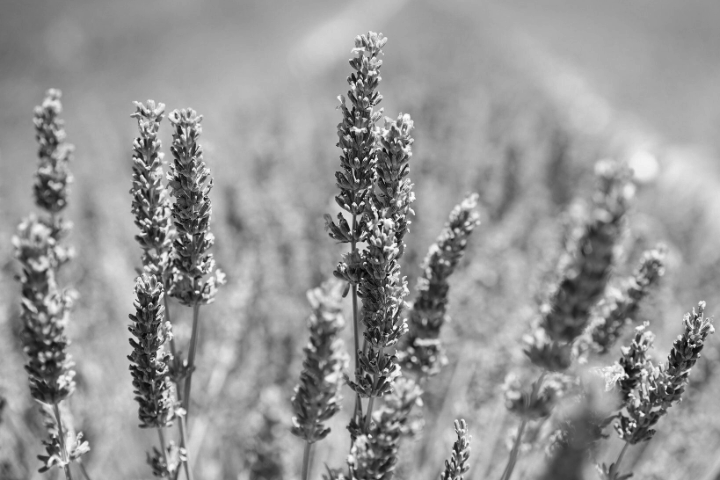
#> input picture Assignment/images/lavender.png, 720 x 480 px
$ python a.py
#> lines starting #> are read from the running program, lines starting #| are printed output that depends on the picture
import cv2
import numpy as np
from skimage.io import imread, imsave, imshow, show, imshow_collection, imread_collection
import matplotlib.pyplot as plt

def D(im):
    '''
    Returns array of distances from center of frequency rectangle to point (x, y)
    '''
    u = np.arange(im.shape[0])
    v = np.arange(im.shape[1])

    idx = np.where(u>len(u)/2)
    idy = np.where(v>len(v)/2)
    u[idx] = u[idx]-len(u)
    v[idy] = v[idy]-len(v)

    V,U = np.meshgrid(v, u)
    d = np.sqrt(V**2 + U**2)
    return np.fft.fftshift(d)


def H(im, d0, w):
    n = 2
    d = D(im)
    dw = d*w
    den = d**2 - d0**2
    return 1/(1+(dw/den)**(2*n))


image2 = imread("../images/lavender.png")
#> image2 is the input picture: shape (480, 720); min 3, max 254, mean 150.1

dft = cv2.dft(np.float32(image2),flags = cv2.DFT_COMPLEX_OUTPUT)
dft_shift = np.fft.fftshift(dft)
magnitude_spectrum = 20*np.log(cv2.magnitude(dft_shift[:,:,0],dft_shift[:,:,1]))
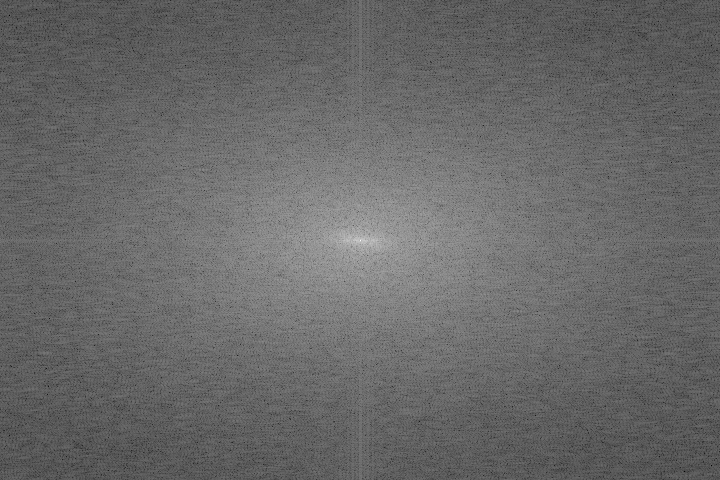
#> magnitude_spectrum: shape (480, 720) float32; min 26.25, max 355.3, mean 161.3; drawn with min black and max white


rows, cols = image2.shape
#> rows = 480; cols = 720
crow,ccol = rows//2 , cols//2
#> crow = 240; ccol = 360
mask = H(image2, 10, 50)
#> in H, `d = D(im)`:
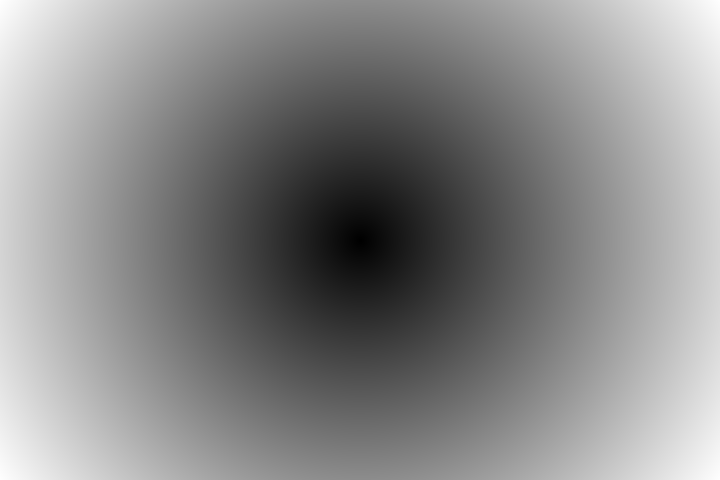
#> d: shape (480, 720) float64; min 0, max 432.7, mean 232.3; drawn with min black and max white
#> in H, `den = d**2 - d0**2`:
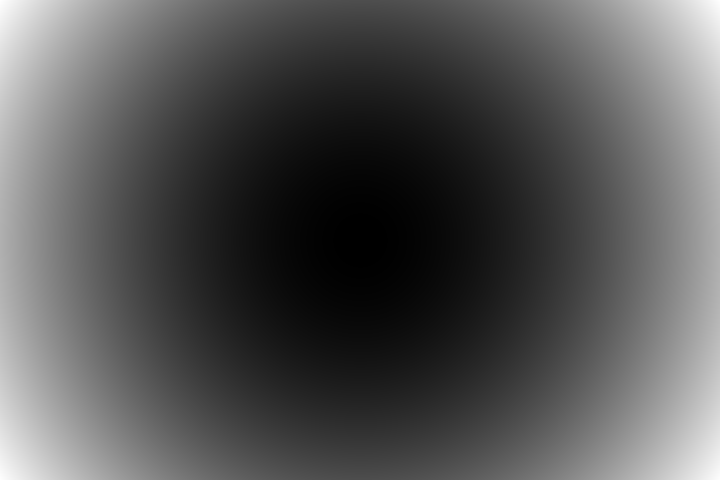
#> den: shape (480, 720) float64; min -100, max 187100, mean 62300.3; drawn with min black and max white
#> in H, `return 1/(1+(dw/den)**(2*n))`:
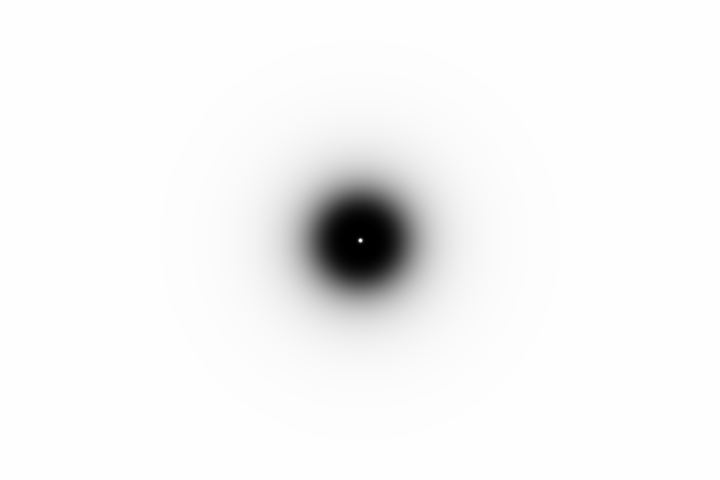
#> returned value: shape (480, 720) float64; min 0, max 1, mean 0.963
mask = np.fft.fftshift(mask)
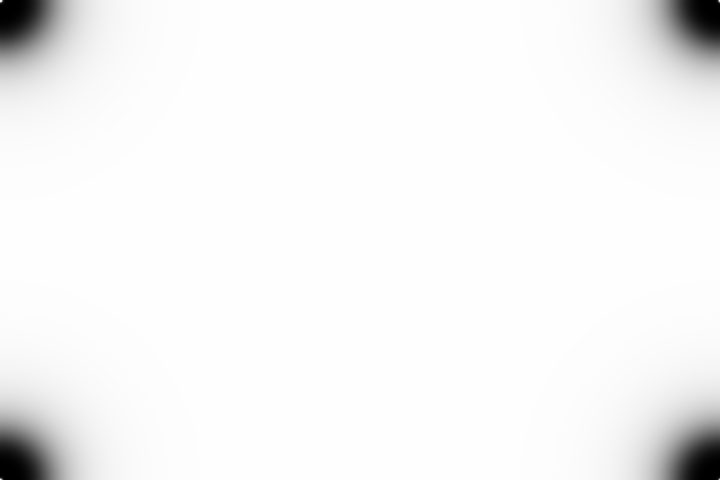
#> mask: shape (480, 720) float64; min 0, max 1, mean 0.963

maskTemp = np.ones((rows, cols, 2))

fshift = dft_shift*maskTemp
f_ishift = np.fft.ifftshift(fshift)
img_back = cv2.idft(f_ishift)
img_back = cv2.magnitude(img_back[:,:,0],img_back[:,:,1])

plt.figure(figsize=(11,6))
plt.subplot(121),plt.imshow(image2, cmap = 'gray')
plt.title('Input Image'), plt.xticks([]), plt.yticks([])
plt.subplot(122),plt.imshow(img_back, cmap = 'gray')
plt.title('Low Pass Filter'), plt.xticks([]), plt.yticks([])
plt.show()
